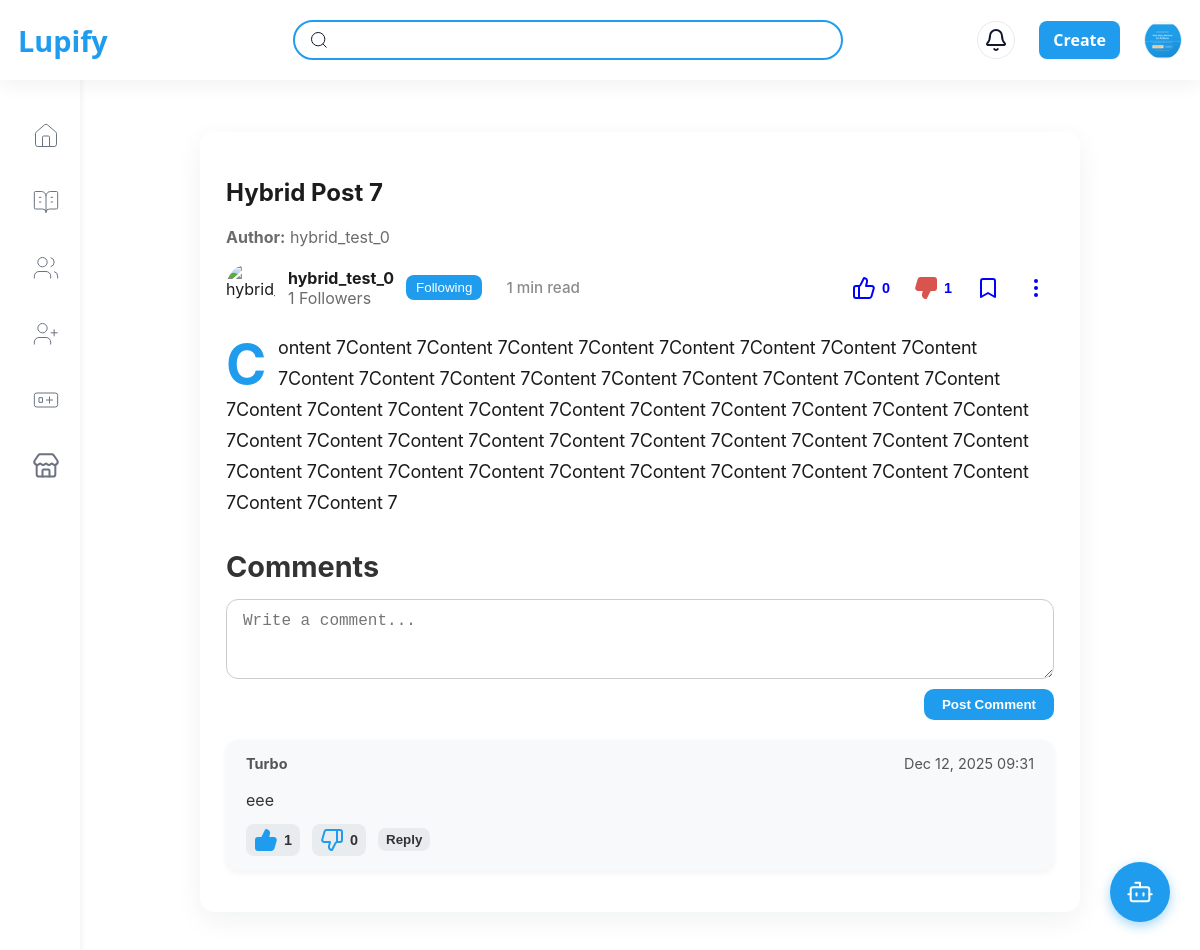
Page /posts/blog/37/ (signed in) on the earlier database version.
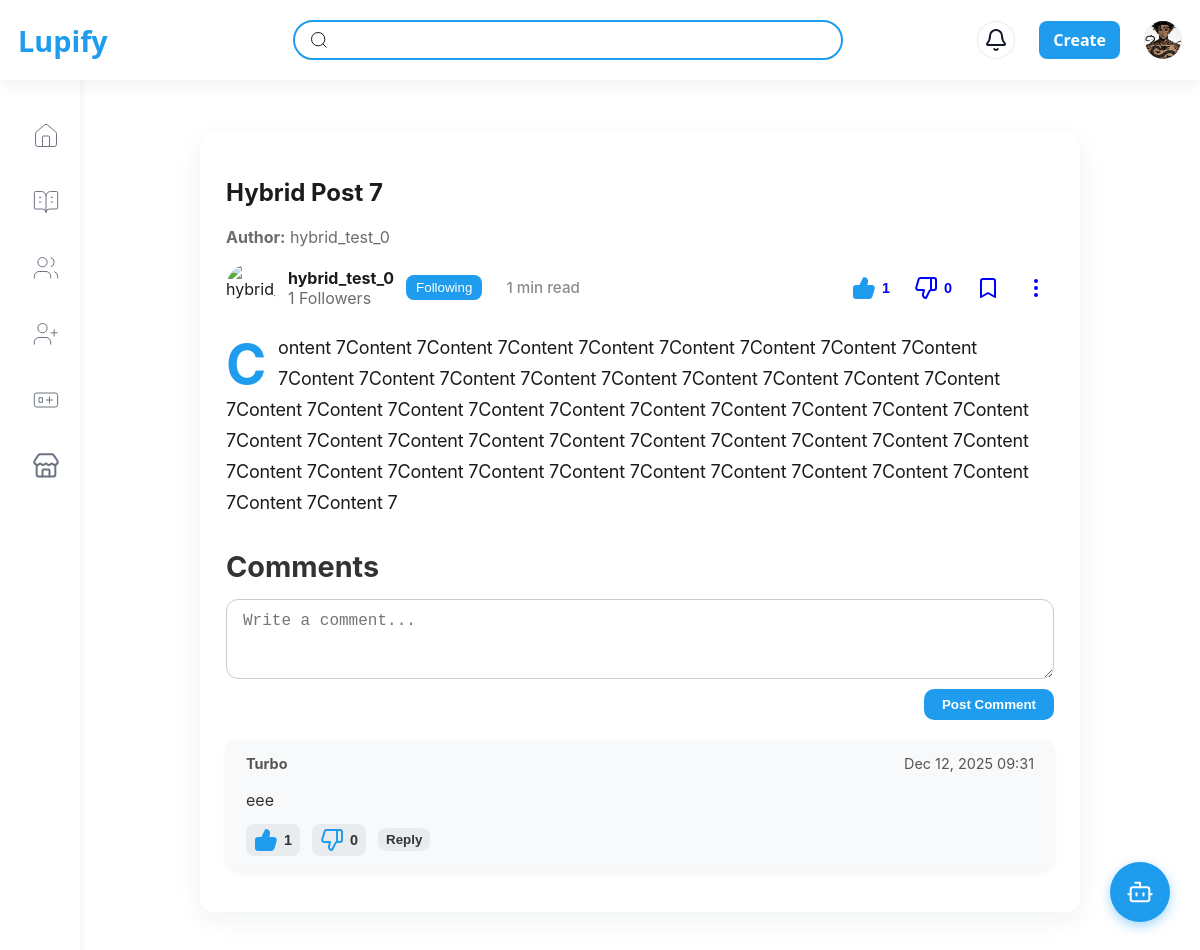
Same page on the later database version.
### accounts/models.py (models this page shows, shortened)
class CustomUser(AbstractUser):
    bio = models.TextField(blank=True, null=True)
    avatar = models.ImageField(upload_to="avatars/", blank=True, null=True)
    color = models.CharField(max_length=20, default=random_color)
    is_verified = models.BooleanField(default=False)
    is_premium = models.BooleanField(default=False)
    is_email_verified = models.BooleanField(default=False)
    email_verification_code = models.CharField(max_length=6, blank=True, null=True)
    email_verification_attempts = models.IntegerField(default=0)
    email_verification_expires_at = models.DateTimeField(null=True, blank=True)
    social_youtube = models.URLField(max_length=255, blank=True, null=True)
    social_instagram = models.URLField(max_length=255, blank=True, null=True)
    social_tiktok = models.URLField(max_length=255, blank=True, null=True)
    social_twitch = models.URLField(max_length=255, blank=True, null=True)
    social_github = models.URLField(max_length=255, blank=True, null=True)
    public_profile = models.BooleanField(default=False)
    allow_public_socials = models.BooleanField(default=True)
    allow_dms = models.BooleanField(default=True)
    blocked_users = models.ManyToManyField(
        "self", symmetrical=False, related_name="blocked_by", blank=True
    )
    warning_count = models.IntegerField(default=0)
    suspended_until = models.DateTimeField(null=True, blank=True)
    phone_number = models.CharField(
        max_length=15,
        blank=True,
        null=True,
        validators=[
            RegexValidator(
                regex=r"^\+?\d{9,15}$",
                message="Phone number must be entered in the format: '+999999999'. Up to 15 digits allowed.",
            )
        ],
    )
    followers = models.ManyToManyField(
        "self", symmetrical=False, related_name="following", blank=True
    )
    saved_communities = models.ManyToManyField(
        "communities.Community", related_name="saved_by_users", blank=True
    )
    THEME_CHOICES = [("light", "Light"), ("dark", "Dark"), ("system", "System")]
    theme_preference = models.CharField(
        max_length=10, choices=THEME_CHOICES, default="light"
    )
    accent_color = models.CharField(max_length=9, default="#1f9cee")
    font_size = models.PositiveSmallIntegerField(default=14)

### blog/models.py (models this page shows, shortened)
class Post(models.Model):
    author = models.ForeignKey(settings.AUTH_USER_MODEL, on_delete=models.CASCADE)
    title = models.CharField(max_length=200)
    content = models.TextField()
    description = models.TextField(max_length=500, default="No description yet")
    created = models.DateTimeField(auto_now_add=True)
    updated = models.DateTimeField(auto_now=True)
    category = models.ForeignKey(
        Category, on_delete=models.SET_NULL, null=True, blank=True
    )
    tags = models.ManyToManyField(Tag, blank=True)
    images = models.ManyToManyField(PostImage, blank=True)
    likes = models.ManyToManyField(
        settings.AUTH_USER_MODEL, related_name="liked_posts", blank=True
    )
    dislikes = models.ManyToManyField(
        settings.AUTH_USER_MODEL, related_name="disliked_posts", blank=True
    )
    bookmarks = models.ManyToManyField(
        settings.AUTH_USER_MODEL, related_name="bookmarked_posts", blank=True
    )
    views = models.PositiveIntegerField(default=0)

### blog/views.py (the view)
# urls.py: path("blog/<int:pk>/", views.post_detail_view, name="post_detail"),
@login_required
def post_detail_view(request, pk):
    post = get_object_or_404(Post, id=pk)
    comments = Comment.objects.filter(post=post, parent__isnull=True).order_by(
        "-created_at"
    )
    try:
        if request.method == "GET":
            from django.db.models import F
            Post.objects.filter(pk=post.pk).update(views=F("views") + 1)
            post.refresh_from_db(fields=["views"])
    except Exception:
        pass
    if request.method == "POST":
        form = CommentForm(request.POST)
        if form.is_valid():
            new_comment = form.save(commit=False)
            new_comment.post = post
            new_comment.user = request.user
            new_comment.save()
            if request.is_ajax():  # <-- AJAX request
                return JsonResponse(
                    {
                        "id": new_comment.id,
                        "user": new_comment.user.username,
                        "text": new_comment.text,
                        "created_at": new_comment.created_at.strftime("%Y-%m-%d %H:%M"),
                    }
                )
            return redirect("post_detail", pk=post.id)
    else:
        form = CommentForm()
    content_text = post.content or ""
    word_count = len(content_text.split())
    minutes = max(1, math.ceil(word_count / 200))
    return render(
        request,
        "blog/post_detail.html",
        {
            "post": post,
            "form": form,
            "comments": comments,
            "reading_minutes": minutes,
            "word_count": word_count,
        },
    )

### blog/forms.py
class CommentForm(forms.ModelForm):
    class Meta:
        model = Comment
        fields = ["text"]
        widgets = {
            "text": forms.Textarea(
                attrs={"placeholder": "Write a comment...", "rows": 2}
            )
        }

### blog/templates/blog/post_detail.html (shortened to what the changed rows need)
{% extends "dashboardhome.html" %}
{% block content %}
{% load static %}
<div class="single-post">
    <h2>{{ post.title }}</h2>
    <p><strong>Author:</strong> {{ post.author.username }}</p>
    <div class="post-header">
        <div class="creator-info">
            <div class="creator-details user-profile-trigger" data-user-id="{{ post.author.id }}" data-username="{{ post.author.username }}" data-allow-public-socials="{{ post.author.allow_public_socials }}">
                    <strong class="user-profile-trigger" data-user-id="{{ post.author.id }}" data-username="{{ post.author.username }}" data-allow-public-socials="{{ post.author.allow_public_socials }}">{{ post.author.username }}</strong>
                    <span class="followers-count">{{ post.author.followers.count }} Followers</span>
                </div>
        </div>
        <div class="post-actions">
            <button type="button" class="post-like-action{% if request.user in post.likes.all %} liked{% endif %}" data-post-id="{{ post.id }}">
                <span class="like-count">{{ post.likes.count }}</span>
            </button>
            <button type="button" class="post-dislike-action{% if request.user in post.dislikes.all %} disliked{% endif %}" data-post-id="{{ post.id }}">
                <span class="dislike-count">{{ post.dislikes.count }}</span>
            </button>
        </div>
    </div>
    <article class="post-body">
        {{ post.content|linebreaks }}
    </article>
    <div class="comments-section">
        <h3>Comments</h3>
        <form method="POST" id="commentForm" data-post-id="{{ post.id }}">
        </form>
        <div id="commentsList">
        </div>
    </div>
</div>
{% endblock %}

### templates/dashboardhome.html (shortened to what the changed rows need)
{% load static %}
<!DOCTYPE html>
<html lang="en">
<head>
<link rel="stylesheet" href="{% static 'css/main.css' %}">
<link rel="stylesheet" href="{% static 'css/dashboard.css' %}">
<link rel="stylesheet" href="{% static 'css/dashboard-complete.css' %}">
<link rel="stylesheet" href="{% static 'css/dashboard-fixes.css' %}">
</head>
    <form class="search-form" action="{% url 'search_page' %}" method="GET" style="width:75%;max-width:900px;">
<header>
    <h1 class="logo">Lupify</h1>
    <div class="nav-actions">
        <div class="icon-btn avatar-wrapper">
            {% if user.avatar %}
                <img src="{{ user.avatar.url }}" class="pfp user-profile-trigger" data-user-id="{{ user.id }}" data-username="{{ user.username }}" data-allow-public-socials="{{ user.allow_public_socials|yesno:'true,false' }}">
            {% else %}
                <div class="pfp-fallback user-profile-trigger" style="background: {{ user.color|default:'#999' }}" data-user-id="{{ user.id }}" data-username="{{ user.username }}" data-allow-public-socials="{{ user.allow_public_socials|yesno:'true,false' }}">
                    {{ user.username|slice:":1"|upper }}
                </div>
            {% endif %}
        </div>
    </div>
</header>
<div class="main-wrapper">
    {% block content %}{% endblock %}
</div>
</body>
</html>

Differences in the rows shown:
changed CustomUser: avatar: a different picture
changed Post "Hybrid Post 7": likes.count "0" → "1"; dislikes.count "1" → "0"
